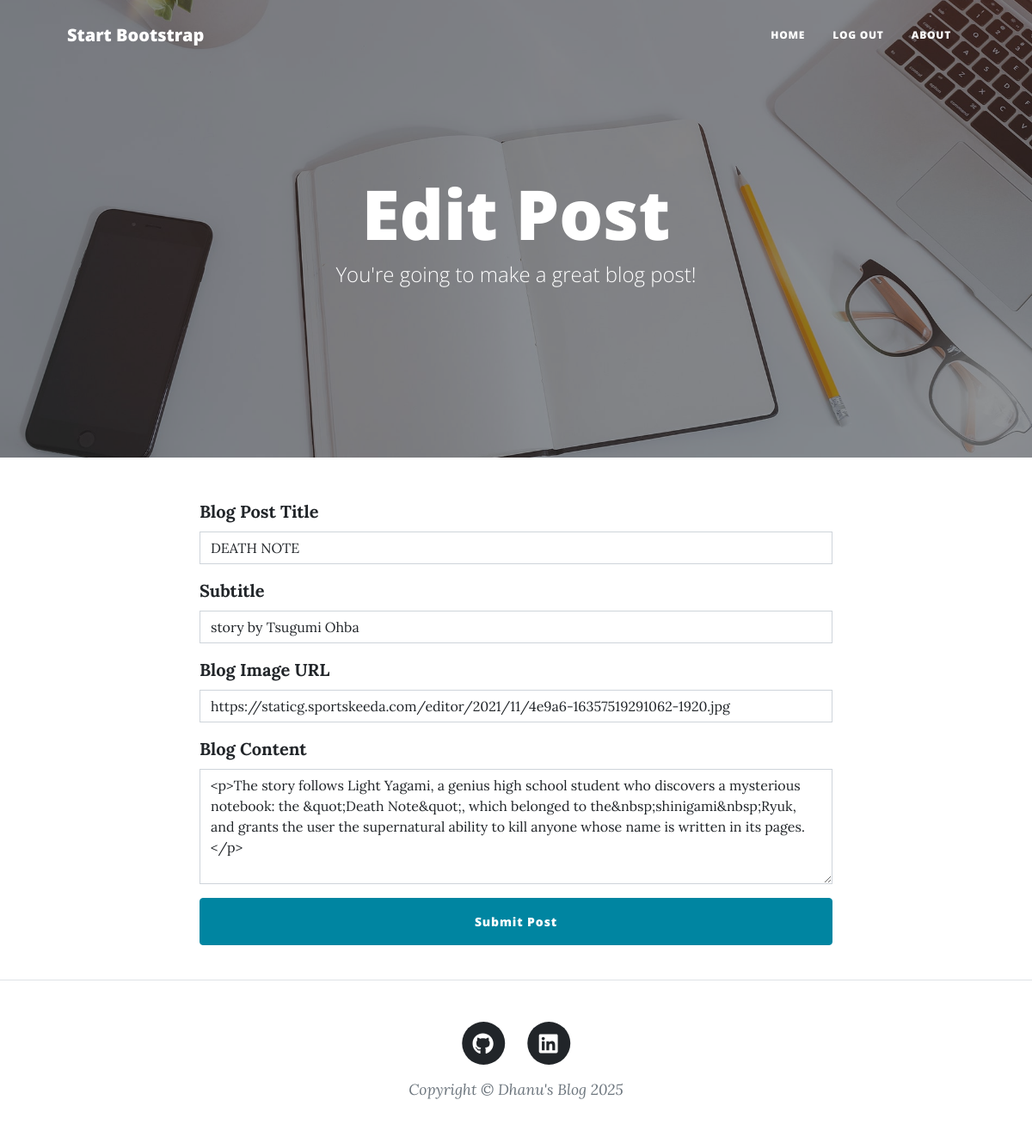
Screenshot of /edit-post/4 (signed in) with the database file from the repository.
### main.py (models this page shows)
class BlogPost(db.Model):
    __tablename__ = "blog_posts"
    id = db.Column(db.Integer, primary_key=True)
    author_id = db.Column(db.Integer, db.ForeignKey("users.id"))
    author = relationship("User", back_populates="posts")
    title = db.Column(db.String(250), unique=True, nullable=False)
    subtitle = db.Column(db.String(250), nullable=False)
    date = db.Column(db.String(250), nullable=False)
    body = db.Column(db.Text, nullable=False)
    img_url = db.Column(db.String(250), nullable=False)
    comments = relationship("Comment", back_populates="parent_post")

### main.py (the view, shortened to what this page needs)
@app.route("/edit-post/<int:post_id>", methods=["GET", "POST"])
def edit_post(post_id):
    post = db.get_or_404(BlogPost, post_id)
    edit_form = CreatePostForm(
        title=post.title,
        subtitle=post.subtitle,
        img_url=post.img_url,
        author=post.author,
        body=post.body
    )
    return render_template("make-post.html", form=edit_form, is_edit=True, current_user=current_user)

### forms.py
class CreatePostForm(FlaskForm):
    title = StringField("Blog Post Title", validators=[DataRequired()])
    subtitle = StringField("Subtitle", validators=[DataRequired()])
    img_url = StringField("Blog Image URL", validators=[DataRequired(), URL()])
    body = CKEditorField("Blog Content", validators=[DataRequired()])
    submit = SubmitField("Submit Post")

### main.py (called while the page is built)
@login_manager.user_loader
def load_user(user_id):
    return db.get_or_404(User, user_id)

### templates/make-post.html (shortened to what this page needs)
{% block content %}
{% include "header.html" %}
<header class="masthead" style="background-image: url('../static/assets/img/edit-bg.jpg')">
  <div class="container position-relative px-4 px-lg-5">
    <div class="row gx-4 gx-lg-5 justify-content-center">
      <div class="col-md-10 col-lg-8 col-xl-7">
        <div class="page-heading">
          {% if is_edit %}
          <h1>Edit Post</h1>
          {% else %}
          <h1>New Post</h1>
          {% endif %}
          <span class="subheading">You're going to make a great blog post!</span>
        </div>
      </div>
    </div>
  </div>
</header>
<main class="mb-4">
  <div class="container">
    <div class="row">
      <div class="col-lg-8 col-md-10 mx-auto">
        <form method="POST">
          <div class="mb-3">
            <label for="{{ form.title.id }}" class="form-label">{{ form.title.label }}</label>
            {{ form.title(class="form-control", placeholder="Enter Post Title") }}
          </div>
          <div class="mb-3">
            <label for="{{ form.subtitle.id }}" class="form-label">{{ form.subtitle.label }}</label>
            {{ form.subtitle(class="form-control", placeholder="Enter Post Subtitle") }}
          </div>
          <div class="mb-3">
            <label for="{{ form.img_url.id }}" class="form-label">{{ form.img_url.label }}</label>
            {{ form.img_url(class="form-control", placeholder="Enter Image URL") }}
          </div>
          <div class="mb-3">
            <label for="{{ form.body.id }}" class="form-label">{{ form.body.label }}</label>
            {{ form.body(class="form-control", rows="5", placeholder="Write your blog post content here...") }}
          </div>
          <div class="mb-3">
            <button type="submit" class="btn btn-primary w-100">{{ form.submit.label }}</button>
          </div>
        </form>
      </div>
    </div>
  </div>
</main>
{% include "footer.html" %}
{% endblock %}

### rows the page displays
BlogPost: title "DEATH NOTE", subtitle "story by Tsugumi Ohba", img_url "https://staticg.sportskeeda.com/editor/2021/11/4e9a6-16357519291062-1920.jpg", body "<p>The story follows Light Yagami, a genius high school student who discovers a mysterious notebook: the &quot;Death Note&quot;, which belonged to the&nbsp;shinigami&nbsp;Ryuk, and grants the user the supernatural ability to kill anyone whose name is written in its pages.</p>"
